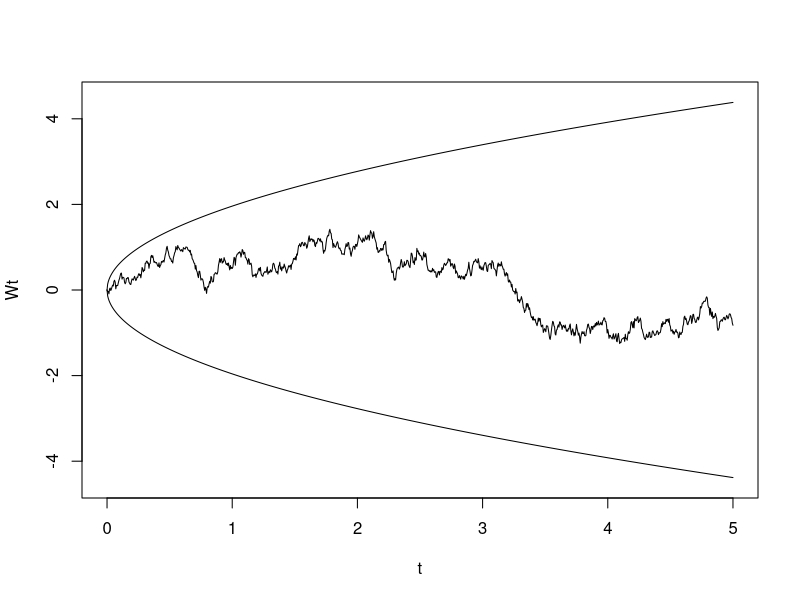
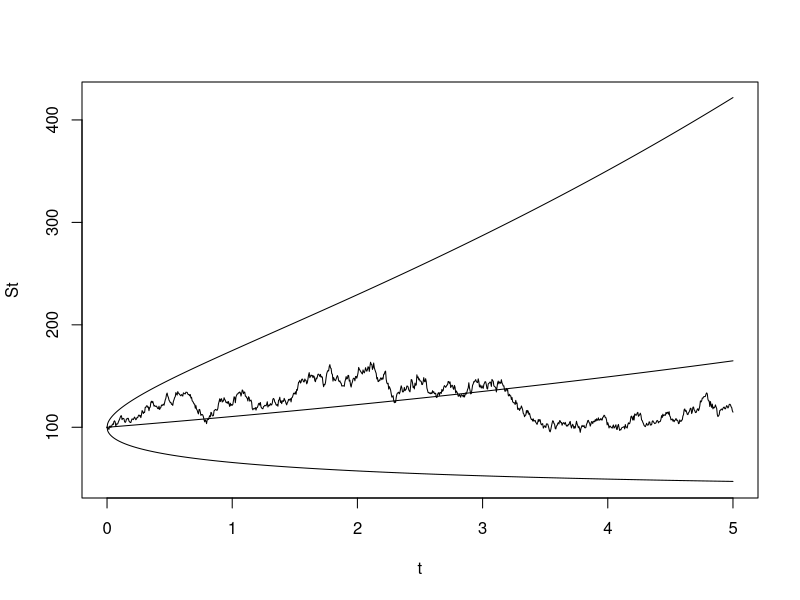

These figures' R source, in order: (Note: this script raises an error after producing the figures.)
#Initilize the parameters
S0=100; mu=0.1; sigma =0.25; N=1000; K=165 #K 
T=5; dt = T/N; r =0.05


#Then append to the start of the vector a 0 and a 0
set.seed( 1 )
X = rnorm(N) #random numbers drawn from normal distribution rnorm(n, mean = 0, sd = 1)

X = append(X, 0 , 0 )

#Take the cumulative sum of the vector X and multiply by the square root of dt
#This is the Brownian motion, or "Standard" wiener process
Wt = cumsum(X)*sqrt(dt)

#We initiate a sequence of "dates" from 0 to TIME T with a step size of dt
t = seq(0,T,dt)

#Here we calculate the 95% confidence interval for each simulated path
lower = -1.96*sqrt(t); upper = 1.96*sqrt(t)

#We plot the simulated paths WT, for the different time intervals
plot(t, Wt, type="l", ylim = c(-4.5 ,4.5))
#Lines that show confidence interval for different vlaues of Wt
lines(t, lower)
lines(t, upper)

#Now we simulate the stockprice S(t) for each time interval
St = S0*exp((mu-0.5*sigma^2)*t + sigma*Wt)

#The expected value of the stock price at each future date is
#IE mean value
ESt = S0*exp(mu*t)

#We can generate 95% confidence intervals for the stock price process:
#First we have the beginning stockprice and drift, then we distort the Wiener process by the amount corresponding to 95% confidence interval
lSt = S0*exp((mu-0.5*sigma^2)*t - 1.96*sqrt(t)*sigma)
uSt = S0*exp((mu-0.5*sigma^2)*t + 1.96*sqrt(t)*sigma)

#Want to make a graph of stock price path, expected value and confidence interval
plot(t, St, type="l", ylim = c(46,422))
lines(t, ESt)   #Expected value
lines(t, lSt)   #Lower confidence interval
lines(t, uSt)   #Upper confidence interval

#This is the black scholes formula, why T-t?
d1 = (log(St/K)+(r+sigma^2/2)*(T-t)/(sigma*sqrt(T-t)))
d2 = d1-sigma*sqrt(T)

#Want to compute N(d1) for all dates but the last one
Delta = pnorm(d1[1:N])
#Appends 1 to the end of the vector if the stock price is above the strike price
#If not append 0
Delta = append(Delta, if(St[N+1]>=K) 1 else 0)

# In summary, the dnorm() function calculates the probability density at a specific point or set of points, 
# while the pnorm() function calculates the probability that a random variable from the distribution is
# less than or equal to a specific point or set of points.

#Value of stock position in replicating portfolio
#equals stock price times amount of stock held
stockVal = St*Delta

#Find position in riskless by computing BSM at date 0 
#S0 multiplied 
#Because i am waking up at day 0, and want to simulate,
#What the value of the porftolio would be at day T. this is because the decision is made in day 0
BSM = S0*pnorm(d1[1])-exp(-r*T)*K*pnorm(d2[1])

#Compute the position in the riskless asset at an arbitraty date u:
rlp = function(u) {
  if (u==1) return (BSM-Delta[1]*St[1])
  else return (rlp(u-1)*exp(r*dt)-(Delta[u] - Delta [u-1])*St[u])
}

#Value of the replicating portfolio
rp = function(u) return (Delta[u]*St[u] + rlp(u))

rp(N+1) #Value day T replicating portfolio
max(St[N+1]-K,0) #Value day T call option
rp(N+1)-max(St[N+1]-K,0) #Diff



